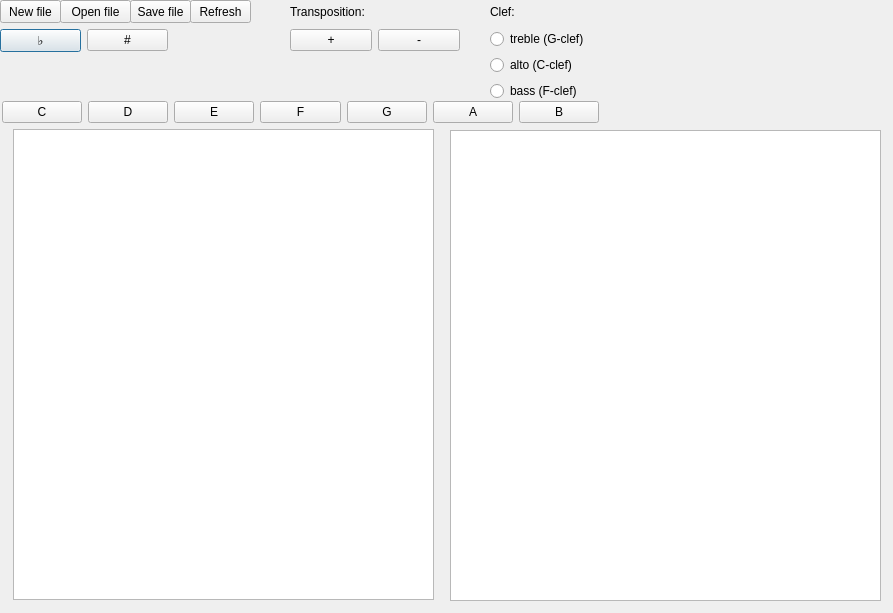
<?xml version="1.0" encoding="UTF-8"?>
<ui version="4.0">
 <class>Dialog</class>
 <widget class="QDialog" name="Dialog">
  <property name="geometry">
   <rect>
    <x>0</x>
    <y>0</y>
    <width>893</width>
    <height>613</height>
   </rect>
  </property>
  <property name="windowTitle">
   <string>noticky</string>
  </property>
  <widget class="QWidget" name="verticalLayoutWidget">
   <property name="geometry">
    <rect>
     <x>490</x>
     <y>0</y>
     <width>141</width>
     <height>101</height>
    </rect>
   </property>
   <layout class="QVBoxLayout" name="verticalLayout">
    <item>
     <widget class="QLabel" name="label">
      <property name="text">
       <string>Clef:</string>
      </property>
     </widget>
    </item>
    <item>
     <widget class="QRadioButton" name="treble_button">
      <property name="text">
       <string>treble (G-clef)</string>
      </property>
     </widget>
    </item>
    <item>
     <widget class="QRadioButton" name="alto_button">
      <property name="text">
       <string>alto (C-clef)</string>
      </property>
     </widget>
    </item>
    <item>
     <widget class="QRadioButton" name="bass_button">
      <property name="text">
       <string>bass (F-clef)</string>
      </property>
     </widget>
    </item>
   </layout>
  </widget>
  <widget class="QWidget" name="horizontalLayoutWidget_3">
   <property name="geometry">
    <rect>
     <x>0</x>
     <y>20</y>
     <width>168</width>
     <height>41</height>
    </rect>
   </property>
   <layout class="QHBoxLayout" name="horizontalLayout_3">
    <item>
     <widget class="QPushButton" name="becko_button">
      <property name="text">
       <string>♭</string>
      </property>
     </widget>
    </item>
    <item>
     <widget class="QPushButton" name="krizek_button">
      <property name="text">
       <string>#</string>
      </property>
     </widget>
    </item>
   </layout>
  </widget>
  <widget class="QWidget" name="verticalLayoutWidget_3">
   <property name="geometry">
    <rect>
     <x>290</x>
     <y>0</y>
     <width>170</width>
     <height>51</height>
    </rect>
   </property>
   <layout class="QVBoxLayout" name="verticalLayout_3">
    <item>
     <widget class="QLabel" name="label_3">
      <property name="text">
       <string>Transposition:</string>
      </property>
     </widget>
    </item>
    <item>
     <layout class="QHBoxLayout" name="horizontalLayout">
      <item>
       <widget class="QPushButton" name="pushButton">
        <property name="text">
         <string>+</string>
        </property>
       </widget>
      </item>
      <item>
       <widget class="QPushButton" name="pushButton_2">
        <property name="text">
         <string>-</string>
        </property>
       </widget>
      </item>
     </layout>
    </item>
   </layout>
  </widget>
  <widget class="QPushButton" name="new_file_button">
   <property name="geometry">
    <rect>
     <x>0</x>
     <y>0</y>
     <width>61</width>
     <height>23</height>
    </rect>
   </property>
   <property name="text">
    <string>New file</string>
   </property>
  </widget>
  <widget class="QWidget" name="horizontalLayoutWidget_4">
   <property name="geometry">
    <rect>
     <x>0</x>
     <y>100</y>
     <width>599</width>
     <height>25</height>
    </rect>
   </property>
   <layout class="QHBoxLayout" name="horizontalLayout_4">
    <property name="sizeConstraint">
     <enum>QLayout::SetMinimumSize</enum>
    </property>
    <property name="leftMargin">
     <number>2</number>
    </property>
    <item>
     <widget class="QPushButton" name="c_button">
      <property name="sizePolicy">
       <sizepolicy hsizetype="Preferred" vsizetype="Fixed">
        <horstretch>0</horstretch>
        <verstretch>0</verstretch>
       </sizepolicy>
      </property>
      <property name="text">
       <string>C</string>
      </property>
     </widget>
    </item>
    <item>
     <widget class="QPushButton" name="d_button">
      <property name="text">
       <string>D</string>
      </property>
     </widget>
    </item>
    <item>
     <widget class="QPushButton" name="e_button">
      <property name="text">
       <string>E</string>
      </property>
     </widget>
    </item>
    <item>
     <widget class="QPushButton" name="f_button">
      <property name="text">
       <string>F</string>
      </property>
     </widget>
    </item>
    <item>
     <widget class="QPushButton" name="g_button">
      <property name="text">
       <string>G</string>
      </property>
     </widget>
    </item>
    <item>
     <widget class="QPushButton" name="a_button">
      <property name="text">
       <string>A</string>
      </property>
     </widget>
    </item>
    <item>
     <widget class="QPushButton" name="b_button">
      <property name="sizePolicy">
       <sizepolicy hsizetype="Fixed" vsizetype="Fixed">
        <horstretch>0</horstretch>
        <verstretch>0</verstretch>
       </sizepolicy>
      </property>
      <property name="text">
       <string>B</string>
      </property>
     </widget>
    </item>
   </layout>
  </widget>
  <widget class="QPushButton" name="refresh_button">
   <property name="geometry">
    <rect>
     <x>190</x>
     <y>0</y>
     <width>61</width>
     <height>23</height>
    </rect>
   </property>
   <property name="text">
    <string>Refresh</string>
   </property>
  </widget>
  <widget class="QPushButton" name="save_button">
   <property name="geometry">
    <rect>
     <x>130</x>
     <y>0</y>
     <width>61</width>
     <height>23</height>
    </rect>
   </property>
   <property name="text">
    <string>Save file</string>
   </property>
  </widget>
  <widget class="QPushButton" name="openFile_button">
   <property name="geometry">
    <rect>
     <x>60</x>
     <y>0</y>
     <width>71</width>
     <height>23</height>
    </rect>
   </property>
   <property name="text">
    <string>Open file</string>
   </property>
  </widget>
  <widget class="QPlainTextEdit" name="musicEdit">
   <property name="geometry">
    <rect>
     <x>13</x>
     <y>129</y>
     <width>421</width>
     <height>471</height>
    </rect>
   </property>
  </widget>
  <widget class="QGraphicsView" name="graphicsView">
   <property name="geometry">
    <rect>
     <x>450</x>
     <y>130</y>
     <width>431</width>
     <height>471</height>
    </rect>
   </property>
  </widget>
 </widget>
 <resources/>
 <connections/>
</ui>
